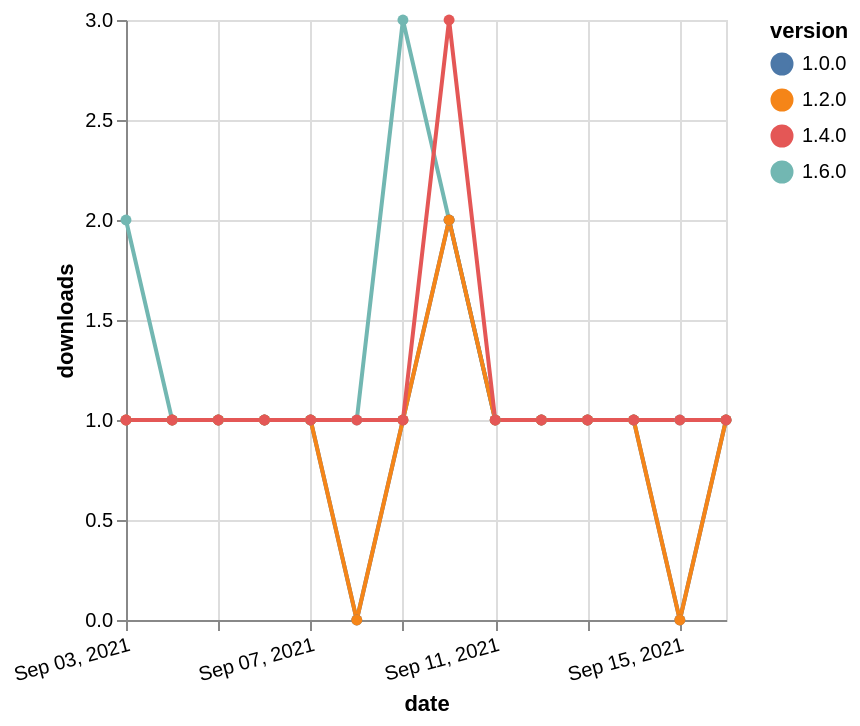

Here is the Vega-Lite specification saved for this chart:
### Vega-Lite specification from a JSON file in a GitHub repository (floating-point values rounded to 4 significant figures)
{"$schema": "https://vega.github.io/schema/vega-lite/v5.json", "description": "A simple bar chart with embedded data.", "data": {"values": [{"date": "2021-09-03", "total": 125, "delta": 2, "version": "1.6.0"}, {"date": "2021-09-04", "total": 126, "delta": 1, "version": "1.6.0"}, {"date": "2021-09-05", "total": 127, "delta": 1, "version": "1.6.0"}, {"date": "2021-09-06", "total": 128, "delta": 1, "version": "1.6.0"}, {"date": "2021-09-07", "total": 129, "delta": 1, "version": "1.6.0"}, {"date": "2021-09-08", "total": 130, "delta": 1, "version": "1.6.0"}, {"date": "2021-09-09", "total": 133, "delta": 3, "version": "1.6.0"}, {"date": "2021-09-10", "total": 135, "delta": 2, "version": "1.6.0"}, {"date": "2021-09-11", "total": 136, "delta": 1, "version": "1.6.0"}, {"date": "2021-09-12", "total": 137, "delta": 1, "version": "1.6.0"}, {"date": "2021-09-13", "total": 138, "delta": 1, "version": "1.6.0"}, {"date": "2021-09-14", "total": 139, "delta": 1, "version": "1.6.0"}, {"date": "2021-09-15", "total": 140, "delta": 1, "version": "1.6.0"}, {"date": "2021-09-16", "total": 141, "delta": 1, "version": "1.6.0"}, {"date": "2021-09-03", "total": 181, "delta": 1, "version": "1.0.0"}, {"date": "2021-09-04", "total": 182, "delta": 1, "version": "1.0.0"}, {"date": "2021-09-05", "total": 183, "delta": 1, "version": "1.0.0"}, {"date": "2021-09-06", "total": 184, "delta": 1, "version": "1.0.0"}, {"date": "2021-09-07", "total": 185, "delta": 1, "version": "1.0.0"}, {"date": "2021-09-08", "total": 185, "delta": 0, "version": "1.0.0"}, {"date": "2021-09-09", "total": 186, "delta": 1, "version": "1.0.0"}, {"date": "2021-09-10", "total": 188, "delta": 2, "version": "1.0.0"}, {"date": "2021-09-11", "total": 189, "delta": 1, "version": "1.0.0"}, {"date": "2021-09-12", "total": 190, "delta": 1, "version": "1.0.0"}, {"date": "2021-09-13", "total": 191, "delta": 1, "version": "1.0.0"}, {"date": "2021-09-14", "total": 192, "delta": 1, "version": "1.0.0"}, {"date": "2021-09-15", "total": 192, "delta": 0, "version": "1.0.0"}, {"date": "2021-09-16", "total": 193, "delta": 1, "version": "1.0.0"}, {"date": "2021-09-03", "total": 165, "delta": 1, "version": "1.2.0"}, {"date": "2021-09-04", "total": 166, "delta": 1, "version": "1.2.0"}, {"date": "2021-09-05", "total": 167, "delta": 1, "version": "1.2.0"}, {"date": "2021-09-06", "total": 168, "delta": 1, "version": "1.2.0"}, {"date": "2021-09-07", "total": 169, "delta": 1, "version": "1.2.0"}, {"date": "2021-09-08", "total": 169, "delta": 0, "version": "1.2.0"}, {"date": "2021-09-09", "total": 170, "delta": 1, "version": "1.2.0"}, {"date": "2021-09-10", "total": 172, "delta": 2, "version": "1.2.0"}, {"date": "2021-09-11", "total": 173, "delta": 1, "version": "1.2.0"}, {"date": "2021-09-12", "total": 174, "delta": 1, "version": "1.2.0"}, {"date": "2021-09-13", "total": 175, "delta": 1, "version": "1.2.0"}, {"date": "2021-09-14", "total": 176, "delta": 1, "version": "1.2.0"}, {"date": "2021-09-15", "total": 176, "delta": 0, "version": "1.2.0"}, {"date": "2021-09-16", "total": 177, "delta": 1, "version": "1.2.0"}, {"date": "2021-09-03", "total": 181, "delta": 1, "version": "1.4.0"}, {"date": "2021-09-04", "total": 182, "delta": 1, "version": "1.4.0"}, {"date": "2021-09-05", "total": 183, "delta": 1, "version": "1.4.0"}, {"date": "2021-09-06", "total": 184, "delta": 1, "version": "1.4.0"}, {"date": "2021-09-07", "total": 185, "delta": 1, "version": "1.4.0"}, {"date": "2021-09-08", "total": 186, "delta": 1, "version": "1.4.0"}, {"date": "2021-09-09", "total": 187, "delta": 1, "version": "1.4.0"}, {"date": "2021-09-10", "total": 190, "delta": 3, "version": "1.4.0"}, {"date": "2021-09-11", "total": 191, "delta": 1, "version": "1.4.0"}, {"date": "2021-09-12", "total": 192, "delta": 1, "version": "1.4.0"}, {"date": "2021-09-13", "total": 193, "delta": 1, "version": "1.4.0"}, {"date": "2021-09-14", "total": 194, "delta": 1, "version": "1.4.0"}, {"date": "2021-09-15", "total": 195, "delta": 1, "version": "1.4.0"}, {"date": "2021-09-16", "total": 196, "delta": 1, "version": "1.4.0"}]}, "width": "container", "mark": {"type": "line", "point": {"filled": true}}, "encoding": {"x": {"field": "date", "type": "temporal", "timeUnit": "yearmonthdate", "title": "date", "axis": {"labelAngle": -15}}, "y": {"field": "delta", "type": "quantitative", "title": "downloads"}, "color": {"field": "version", "type": "nominal"}, "tooltip": {"field": "delta"}}}
